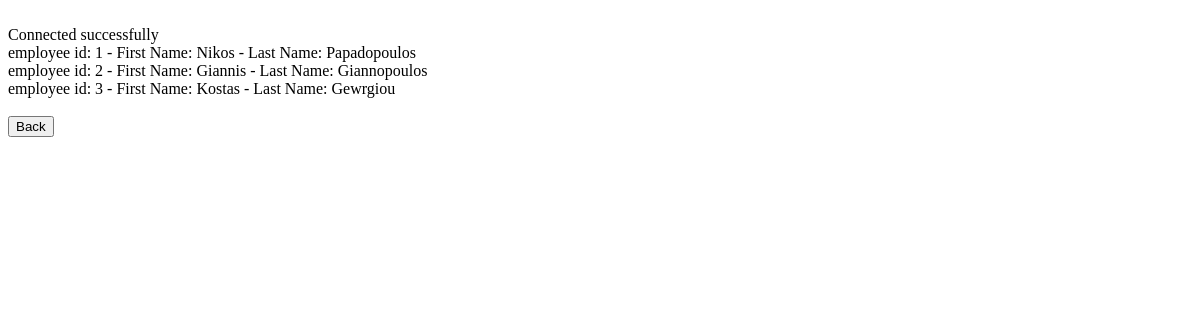
Page /read_employee.php on the earlier database version.
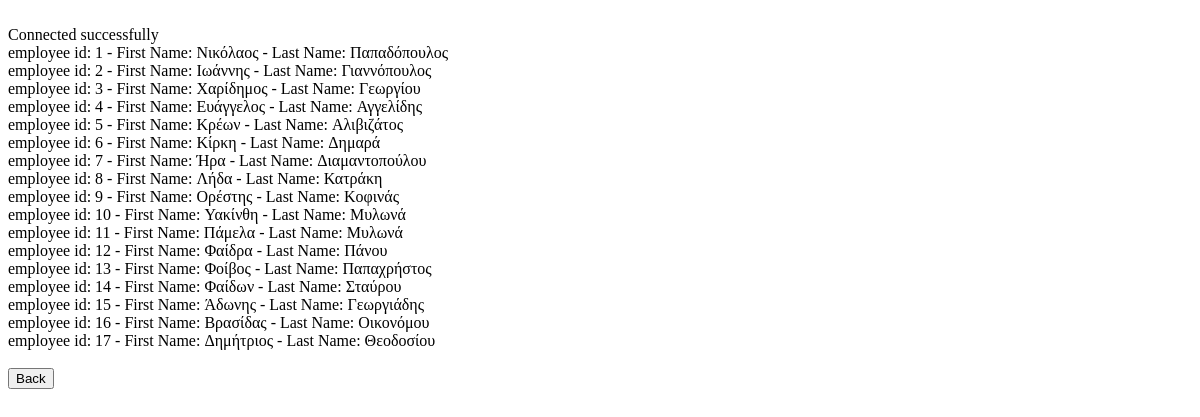
Same page on the later database version.
### tables this page shows
CREATE TABLE employee(
  employee_id INT(10) UNSIGNED NOT NULL AUTO_INCREMENT,
  first_name VARCHAR(45) NOT NULL,
  last_name VARCHAR(45) NOT NULL ,
  PRIMARY KEY (employee_id));

### read_employee.php (the view, shortened to what this page needs)
<?php
$servername = "localhost";
$socket = 3306;
$dbname = "elidekdb";
$conn = mysqli_connect(hostname: $servername, username: "root",database: $dbname, socket: $socket);
echo "<br>", "Connected successfully", "<br>";
	$sql = "SELECT employee_id, first_name, last_name FROM employee";
	$result = mysqli_query($conn, $sql);
	if (mysqli_num_rows($result) > 0) {
	  while($row = mysqli_fetch_assoc($result)) {
		echo "employee id: " . $row["employee_id"]. " - First Name: " . $row["first_name"]. " - Last Name: " . $row["last_name"]. "<br>";
	  }
	} else {
	  echo "0 results";
	}
?>
<html>
<body>
<br>
<form method="post">
<input type="submit" name="backbutton" class="button" value="Back">
</form>
</body>
</html>

Differences in the rows shown:
changed employee id 1: first_name "Nikos" → "Νικόλαος"; last_name "Papadopoulos" → "Παπαδόπουλος"
changed employee id 2: first_name "Giannis" → "Ιωάννης"; last_name "Giannopoulos" → "Γιαννόπουλος"
changed employee id 3: first_name "Kostas" → "Χαρίδημος"; last_name "Gewrgiou" → "Γεωργίου"
added employee: employee_id "4", first_name "Ευάγγελος", last_name "Αγγελίδης"
added employee: employee_id "5", first_name "Κρέων", last_name "Αλιβιζάτος"
added employee: employee_id "6", first_name "Κίρκη", last_name "Δημαρά"
added employee: employee_id "7", first_name "Ήρα", last_name "Διαμαντοπούλου"
added employee: employee_id "8", first_name "Λήδα", last_name "Κατράκη"
added employee: employee_id "9", first_name "Ορέστης", last_name "Κοφινάς"
added employee: employee_id "10", first_name "Υακίνθη", last_name "Μυλωνά"
added employee: employee_id "11", first_name "Πάμελα", last_name "Μυλωνά"
added employee: employee_id "12", first_name "Φαίδρα", last_name "Πάνου"
added employee: employee_id "13", first_name "Φοίβος", last_name "Παπαχρήστος"
added employee: employee_id "14", first_name "Φαίδων", last_name "Σταύρου"
added employee: employee_id "15", first_name "Άδωνης", last_name "Γεωργιάδης"
added employee: employee_id "16", first_name "Βρασίδας", last_name "Οικονόμου"
added employee: employee_id "17", first_name "Δημήτριος", last_name "Θεοδοσίου"
